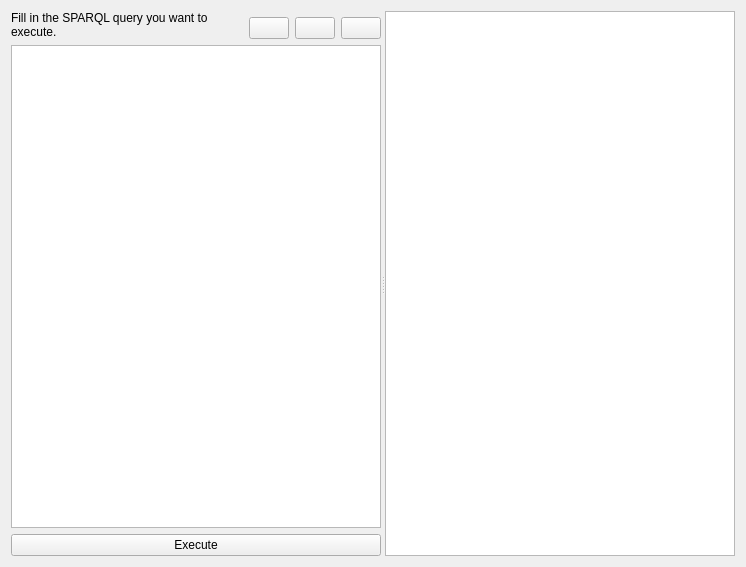
<?xml version="1.0" encoding="UTF-8"?>
<ui version="4.0">
 <class>QueryTab</class>
 <widget class="QWidget" name="QueryTab">
  <property name="geometry">
   <rect>
    <x>0</x>
    <y>0</y>
    <width>746</width>
    <height>567</height>
   </rect>
  </property>
  <property name="windowTitle">
   <string>Form</string>
  </property>
  <layout class="QHBoxLayout" name="horizontalLayout">
   <item>
    <widget class="QSplitter" name="splitter">
     <property name="orientation">
      <enum>Qt::Orientation::Horizontal</enum>
     </property>
     <widget class="QWidget" name="verticalLayoutWidget">
      <layout class="QVBoxLayout" name="verticalLayoutLeft">
       <item>
        <layout class="QHBoxLayout" name="horizontalLayoutTopLeft">
         <item>
          <widget class="QLabel" name="labelLeft">
           <property name="text">
            <string>Fill in the SPARQL query you want to execute.</string>
           </property>
           <property name="wordWrap">
            <bool>true</bool>
           </property>
          </widget>
         </item>
         <item alignment="Qt::AlignmentFlag::AlignBottom">
          <widget class="QPushButton" name="clearButton">
           <property name="sizePolicy">
            <sizepolicy hsizetype="Maximum" vsizetype="Fixed">
             <horstretch>0</horstretch>
             <verstretch>0</verstretch>
            </sizepolicy>
           </property>
           <property name="toolTip">
            <string>Clear Query</string>
           </property>
           <property name="text">
            <string/>
           </property>
           <property name="icon">
            <iconset theme="QIcon::ThemeIcon::EditDelete"/>
           </property>
          </widget>
         </item>
         <item alignment="Qt::AlignmentFlag::AlignBottom">
          <widget class="QPushButton" name="copyButton">
           <property name="sizePolicy">
            <sizepolicy hsizetype="Maximum" vsizetype="Fixed">
             <horstretch>0</horstretch>
             <verstretch>0</verstretch>
            </sizepolicy>
           </property>
           <property name="toolTip">
            <string>Copy Query</string>
           </property>
           <property name="text">
            <string/>
           </property>
           <property name="icon">
            <iconset theme="QIcon::ThemeIcon::EditCopy"/>
           </property>
          </widget>
         </item>
         <item alignment="Qt::AlignmentFlag::AlignBottom">
          <widget class="QPushButton" name="pasteButton">
           <property name="sizePolicy">
            <sizepolicy hsizetype="Maximum" vsizetype="Fixed">
             <horstretch>0</horstretch>
             <verstretch>0</verstretch>
            </sizepolicy>
           </property>
           <property name="toolTip">
            <string>Paste Query</string>
           </property>
           <property name="text">
            <string/>
           </property>
           <property name="icon">
            <iconset theme="QIcon::ThemeIcon::EditPaste"/>
           </property>
          </widget>
         </item>
        </layout>
       </item>
       <item>
        <widget class="QPlainTextEdit" name="plainTextEdit"/>
       </item>
       <item>
        <layout class="QHBoxLayout" name="horizontalLayoutBottomLeft">
         <item>
          <widget class="QPushButton" name="executeButton">
           <property name="text">
            <string>Execute</string>
           </property>
          </widget>
         </item>
        </layout>
       </item>
      </layout>
     </widget>
     <widget class="QWidget" name="verticalLayoutWidget2">
      <layout class="QVBoxLayout" name="verticalLayoutRight">
       <item>
        <widget class="QTableView" name="tableView">
         <property name="sortingEnabled">
          <bool>true</bool>
         </property>
         <attribute name="horizontalHeaderStretchLastSection">
          <bool>true</bool>
         </attribute>
        </widget>
       </item>
      </layout>
     </widget>
    </widget>
   </item>
  </layout>
 </widget>
 <resources/>
 <connections>
  <connection>
   <sender>pasteButton</sender>
   <signal>clicked()</signal>
   <receiver>plainTextEdit</receiver>
   <slot>paste()</slot>
   <hints>
    <hint type="sourcelabel">
     <x>350</x>
     <y>30</y>
    </hint>
    <hint type="destinationlabel">
     <x>189</x>
     <y>289</y>
    </hint>
   </hints>
  </connection>
  <connection>
   <sender>copyButton</sender>
   <signal>clicked()</signal>
   <receiver>plainTextEdit</receiver>
   <slot>copy()</slot>
   <hints>
    <hint type="sourcelabel">
     <x>310</x>
     <y>30</y>
    </hint>
    <hint type="destinationlabel">
     <x>189</x>
     <y>289</y>
    </hint>
   </hints>
  </connection>
  <connection>
   <sender>clearButton</sender>
   <signal>clicked()</signal>
   <receiver>plainTextEdit</receiver>
   <slot>clear()</slot>
   <hints>
    <hint type="sourcelabel">
     <x>270</x>
     <y>30</y>
    </hint>
    <hint type="destinationlabel">
     <x>189</x>
     <y>289</y>
    </hint>
   </hints>
  </connection>
 </connections>
</ui>
